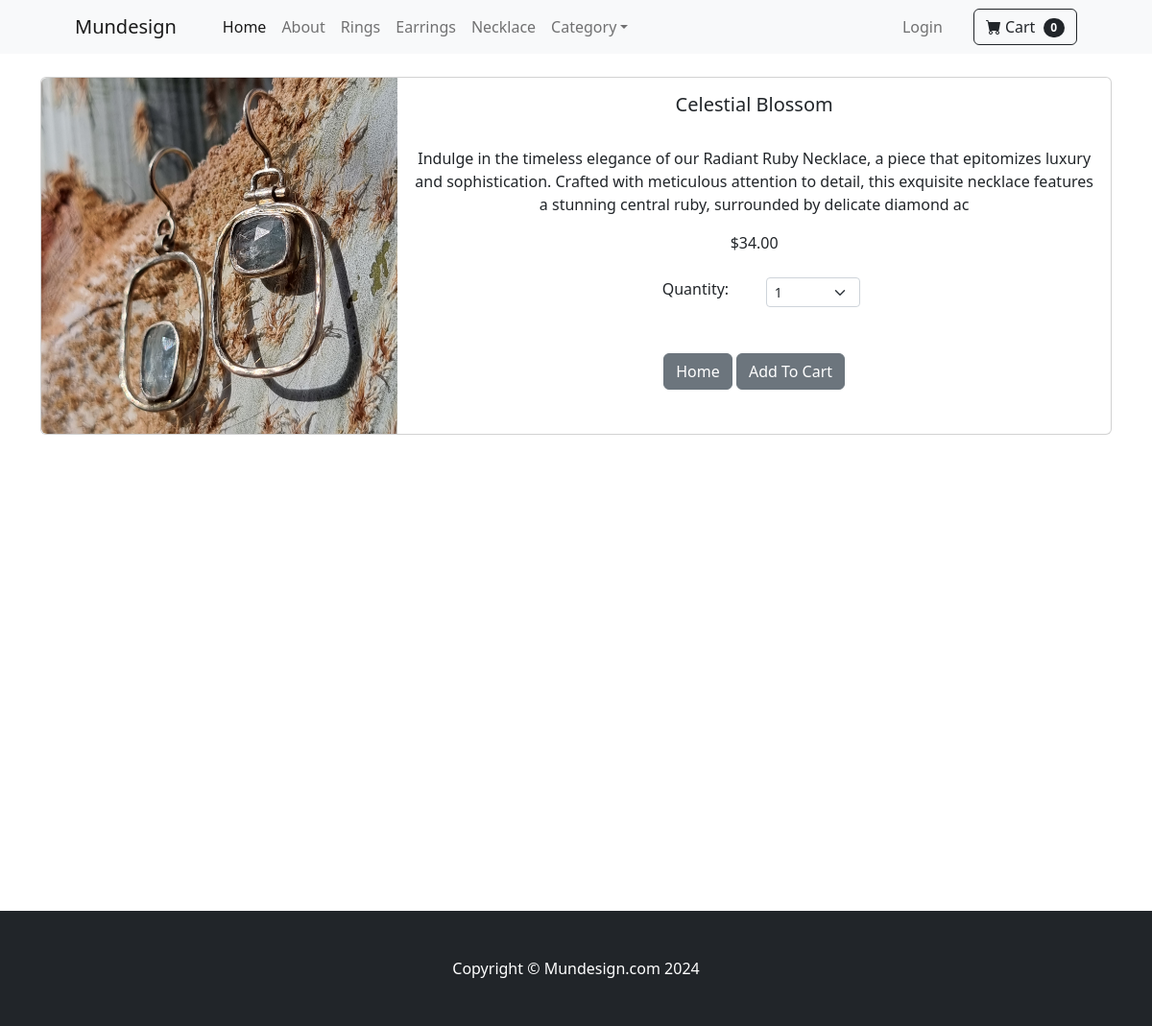
The page /store/product/5 on the database its author committed.
### store/models.py (models this page shows, shortened)
class Product(models.Model):
    name = models.CharField(max_length=200)
    category= models.ForeignKey(Category,on_delete=models.CASCADE,default=1)
    price = models.DecimalField(max_digits=10, decimal_places=2,default=0)
    description = models.TextField(default='',blank=True,null=True)
    image = models.ImageField(upload_to='media/uploads/product')
    is_sale = models.BooleanField(default=False)
    sale_price = models.DecimalField(max_digits=10, decimal_places=2,default=0)

### store/views.py (the view)
# urls.py: path('product/<int:pk>', views.product, name='product'),
def product(request,pk):
	product = Product.objects.get(id=pk)
	return render(request, 'store/product.html', {'product':product})

### cart/cart.py (called while the page is built)
	def __len__(self):
		return len(self.cart)

### cart/context_processors.py (called while the page is built)
def cart(request):
	return {'cart': Cart(request)}

### store/templates/store/product.html (shortened to what this page needs)
{% extends 'store/base.html' %}
{% block content %}
<div class="container">
<br/>
<div class="card mb-3">
  <div class="row g-0">
    <div class="col-md-4">
      <img src="{{ product.image.url }}" class="img-fluid rounded-start" alt="...">
    </div>
    <div class="col-md-8">
      <div class="card-body">
        <center>
        <h5 class="card-title">{{ product.name }}</h5>
        <br/>
        <p class="card-text justified">{{ product.description }}</p>
        {% if product.is_sale %}
        <div class="d-flex justify-content-center small text-warning mb-2">
                <div class="bi-star-fill"></div>
                &nbsp;&nbsp;Sale!&nbsp;&nbsp;
                <div class="bi-star-fill"></div>
                </div>
                <strike>
                ${{ product.price }}
                </strike>
                &nbsp;
                ${{ product.sale_price }}
        {% else %}
            ${{ product.price }}
        {% endif %}
            <br/><br/>
<div class="row justify-content-center">
    <div class="col-md-2">Quantity:</div>
                <div class="col-md-2">
                <select class="form-select form-select-sm" id="qty-cart">
                  <option value="1">1</option>
                </select>
                </div>
            </div>
            <br/><br/>
        <a href="{% url 'store'%}" class="btn btn-secondary">Home</a>
        <button type="button" value="{{ product.id }}" class="btn btn-secondary" id="add-cart">Add To Cart</button>
    </center>
      </div>
    </div>
  </div>
</div>
</div>
<br/><br/><br/><br/><br/><br/><br/><br/><br/><br/><br/><br/><br/><br/><br/><br/><br/><br/><br/><br/>
{% endblock %}

### rows shown on the page
Product: image (picture), name "Celestial Blossom", description "Indulge in the timeless elegance of our Radiant Ruby Necklace, a piece that epitomizes luxury and sophistication. Crafted with meticulous attention to detail, this exquisite necklace features a stunning central ruby, surrounded by delicate diamond ac", price "34.00"

### other values the page prints
{{ cart|length }} "0"
